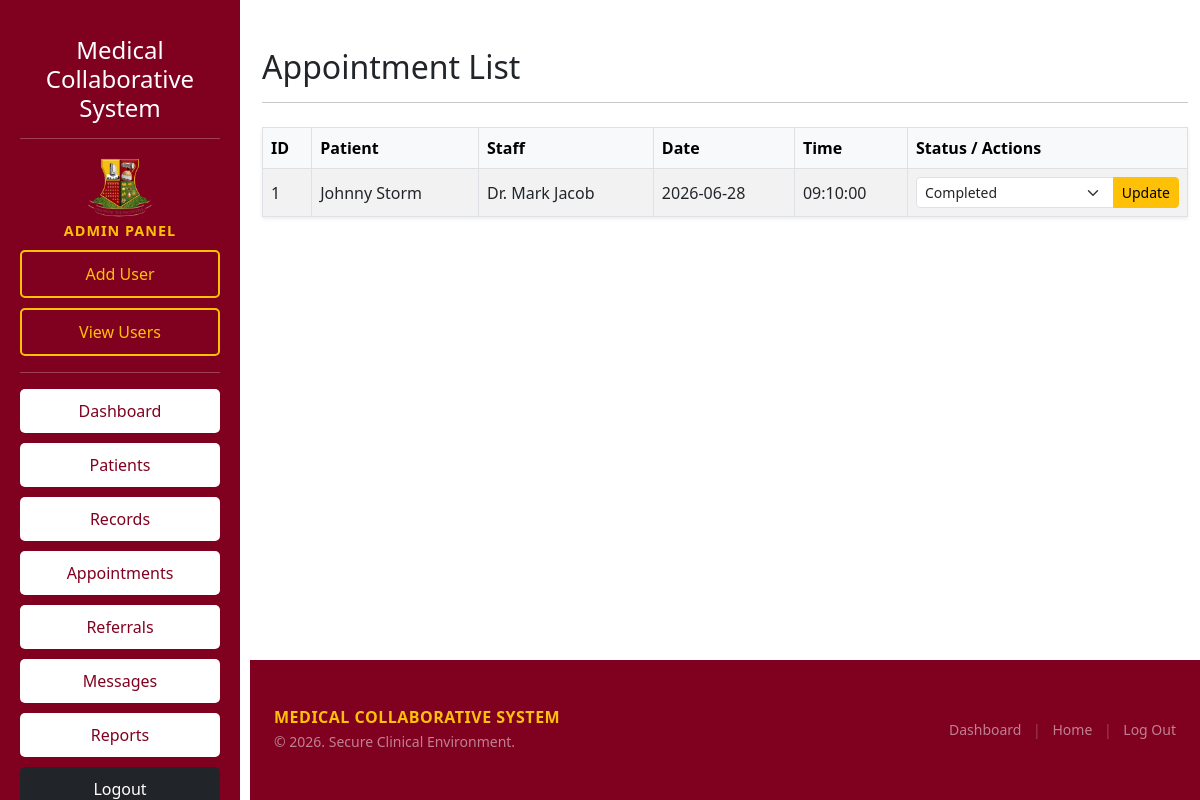
/appointments/view_appointments.php (signed in), run on the app's committed database.
### tables this page shows
CREATE TABLE `appointments` (
  `appointment_id` int(11) NOT NULL,
  `patient_id` int(11) DEFAULT NULL,
  `staff_name` varchar(100) DEFAULT NULL,
  `appointment_date` date DEFAULT NULL,
  `appointment_time` time DEFAULT NULL,
  `status` varchar(50) DEFAULT 'Pending'
);

CREATE TABLE `patients` (
  `patient_id` int(11) NOT NULL,
  `full_name` varchar(100) DEFAULT NULL,
  `gender` varchar(20) DEFAULT NULL,
  `phone` varchar(20) DEFAULT NULL,
  `address` text DEFAULT NULL
);

### appointments/view_appointments.php (the view, shortened to what this page needs)
<?php
require_once("../db_connect.php");
$query="SELECT
            appointments.*,
            patients.full_name
        FROM appointments
        JOIN patients
        ON appointments.patient_id = patients.patient_id";
$result=mysqli_query($conn, $query);
?>
<!DOCTYPE html>
<html lang="en">
<head>
    <link href="https://cdn.jsdelivr.net/npm/bootstrap@5.3.0/dist/css/bootstrap.min.css" rel="stylesheet">
</head>
<body class="d-flex flex-column min-vh-100">
<?php include("../includes/sidebar.php"); ?>
<div class="flex-grow-1" style="margin-left:250px;">
    <div class="container mt-5 mb-5">
        <h2>Appointment List</h2>
        <hr class="mb-4">
        <table class="table table-striped table-hover table-bordered bg-white shadow-sm align-middle">
            <thead class="table-light">
                <tr>
                    <th>ID</th>
                    <th>Patient</th>
                    <th>Staff</th>
                    <th>Date</th>
                    <th>Time</th>
                    <th style="width: 280px;">Status / Actions</th>
                </tr>
            </thead>
            <tbody>
                <?php
                while($row=mysqli_fetch_assoc($result))
                {
                ?>
                <tr>
                    <td><?php echo $row['appointment_id']; ?></td>
                    <td><?php echo $row['full_name']; ?></td>
                    <td><?php echo $row['staff_name']; ?></td>
                    <td><?php echo $row['appointment_date']; ?></td>
                    <td><?php echo $row['appointment_time']; ?></td>
                    <td>
                        <form method="POST" action="update_status.php">
                            <div class="input-group input-group-sm">
                                <select name="status" class="form-select form-select-sm">
                                    <option value="Completed" <?php echo ($row['status'] == 'Completed') ? 'selected' : ''; ?>>Completed</option>
                                </select>
                                <button type="submit" class="btn btn-warning sm">Update</button>
                            </div>
                        </form>
                    </td>
                </tr>
                <?php
                }
                ?>
            </tbody>
        </table>
    </div>
</div>
<?php include("../includes/footer.php"); ?>
</body>
</html>

### data on the page
appointments: appointment_id "1", patient.full_name "Johnny Storm", staff_name "Dr. Mark Jacob", appointment_date "2026-06-28", appointment_time "09:10:00", status "Completed"
